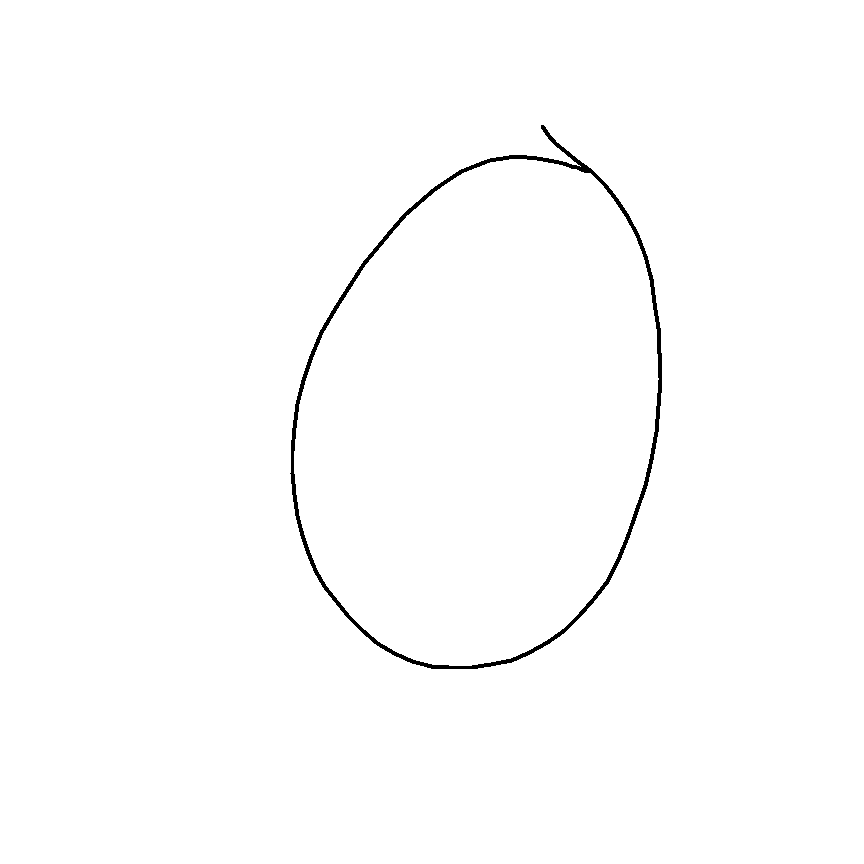
#> input picture Python code/My handwritten numbers/zero.png, 864 x 864 px, found by its file name; the run also reads 1 picture not shown here
$ jupyter execute --allow-errors 'Image processing experiments with Pillow.ipynb'   (shell and % lines are left out)
#> lines starting #> are read from the running program, lines starting #| are printed output that depends on the picture; after the words box and inside, x2 and y2 are one past the last pixel; in counts of white or black regions, pixels touching at a corner belong together
# Image processing experiments with Pillow

In this notebook we will make some basic experimentation with Pillow to make some basic image manipulation
> https://pillow.readthedocs.io/en/stable/index.html

[cell 1]
from PIL import Image
# We import the following two to show images inline in the notebook
from matplotlib.pyplot import imshow
import numpy as np
import pandas as pd

### Open the image and extract basic information

[cell 2]
img = Image.open('My handwritten numbers\zero.png', 'r')
#> img is the input picture: PIL image 864x864 RGB; 99.2% white; 1 black region, box (x1, y1, x2, y2) and area: (290, 125, 662, 669) 5758

# identifies the source of an image. If the image was not read from a file, it is set to None
print('File format:', img.format)
#| File format: PNG
# width and height (in pixels)
print('File size:', img.size)
#| File size: (864, 864)
# number and names of the bands in the image, and also the pixel type and depth.
# Common modes are “L” (luminance) for greyscale images, “RGB” for true color images,
# and “CMYK” for pre-press images.
print('File mode:', img.mode)
#| File mode: RGB

Show the image on a external application

[cell 3]
# This opens another window to show the image.
# It does not show the image inline in the Jupyter notebook
img.show()

Show the image inline

[cell 4]
imshow(np.asarray(img))

### Resizing and converting to greyscale

[cell 5]
# Resize the image to a 20, 20 pixels
out = img.resize((20, 20))
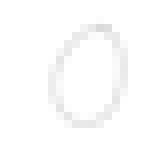
#> out: PIL image 20x20 RGB (shown 8 times larger); min 218, max 255, mean 252.8
print(out)
#| <PIL.Image.Image image mode=RGB size=20x20 at 0x7FACFC776F50>

Note that the resized image 'out' is processed as an array with <code>np.asarray</code>

[cell 6]
imshow(np.asarray(out))

The output image does not seem to have a well defined layout. We will try to apply image enhancement methods to try to improve the image.

Convertimng the image to greyscale - "L" - and resizing it to 20,20.

[cell 7]
outL=img.resize((20,20)).convert('L')
imshow(np.asarray(outL))

The yellow and blue colors did confuse me. It appears that matplotlib defaults to a color map that intensifies the colors. For this we can apply a grey scale map when showing the image.
> https://github.com/opencv/opencv/issues/10587

[cell 8]
imshow(np.asarray(outL), cmap='Greys')

An alternative would be to use <code>ImageOps.grayscale</code>

[cell 9]
from PIL import ImageOps
outGreyScale = ImageOps.grayscale(img.resize((20,20)))
imshow(np.asarray(outGreyScale))

### Save the image

[cell 10]
outGreyScale.save("My handwritten numbers\converted\zero-converted.png", format="png")

### Convert the imageas an array equivalent to the MNIST format

[cell 11]
number=255-np.asarray(outGreyScale)
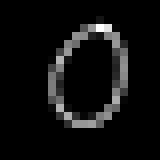
#> number: shape (20, 20) (shown 8 times larger); min 0, max 37, mean 2.2; drawn with min black and max white
imshow(np.asarray(number), cmap='Greys')

[cell 12]
number.reshape(1, 400)

## Convert all the images in a folder into a MNIST format

[cell 13]
import os
directory = "My handwritten numbers"
skipExt = ('csv')
X_data=np.zeros((13,768))
i=0
#> (the rest of this cell did not finish here and is left out)

### Save as Pandas CSV file

[cell 14]
data = pd.DataFrame(X_data)
#> data = table of 13 rows and 768 columns
data.to_csv('My handwritten numbers\data.csv', index=False, header=False)
